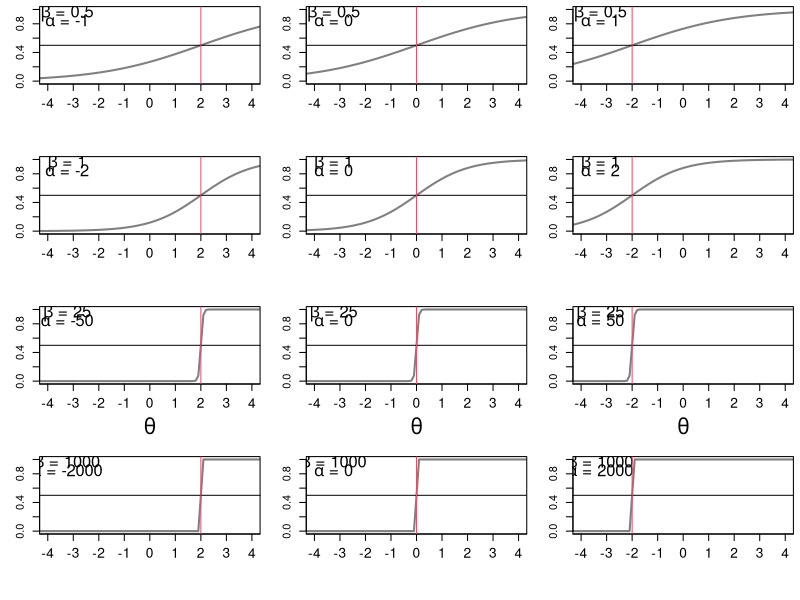

Generate this figure with R:
## R_Demo_logit_transformation_latent_variable.R
##########################################################################
## INSTRUCTOR: Christopher Fariss
## COURSE NAME: Advanced Computational Methods for Social Media and Textual Data (2F)
## University of Essex Summer School 2021
##
## Date: 2021-07-24
##
## Please e-mail me if you find any errors or have and suggestions (either email is fine)
## e-mail: cjf0006@gmail.com
## e-mail: cjfariss@umich.edu
##
##########################################################################
##
## Introduction to tutorial:
##
## Think about a latent variable model without actually running one.
##
## This program is a visual look at the relationship between values along a fixed sequence that represents the distribution of the latent variable and its relationship to binary variables that are equally likely (50%-50% change).
##
## In the IRT framework, there is a latent trait theta_i.
##
## Where the subscript i = 1,... ,N indicates multiple units.
##
## y_ik is the observed value for item k for unit i.
##
## For each item alpha_k and beta_k are also estimated.
##
## alpha_k continues to act as "difficulty" parameters, or threshold that benchmarks how likely an indicator is to be observed relative to the values of the latent trait.
##
## In this formulation, this is analogous to an intercept in a traditional logistic regression model.
##
## beta_k, often referred to as the "discrimination" parameters and is the analogue of a slope coefficient.
##
##########################################################################

## make theta a deterministic sequence (we will use each value below to calculate a range of probabilities as a function of these values and the item-discrimination and item-difficulty parameters)
theta <- seq(-5,5,.1)
n <- length(theta)

## set strength of relationship (i.e., the item discrimination)
##
## try setting this value to an positive real number
##
## as beta increases the logit curve will converge towards a set function
##
## the step function will reside over the inflection point of the logit curve
##
## the inflection point is always -(alpha/beta)
##
## because of this identity, we have to expand the intercepts below by a factor of beta
##
## the expansion below is necessary to fix the curve over the range of the standard normal density set for x above
##
#beta <- .1
#beta <- .5
#beta <- 1
#beta <- 2
#beta <- 3
#beta <- 4
#beta <- 5
#beta <- 10
#beta <- 100
#beta <- 1000
#beta <- 10000
##
## as beta approach infinity, the value along x becomes perfectly predictive of the y variables
##
#beta <- 100000


## set beta here (pick three values for beta, the item discrimination parameter)
beta <- c(.5,1,25,1000)

par(mfrow=c(4,3), mar=c(5,3,.5,.5))
for(j in 1:length(beta)){
    ## set intercepts * an expansion factor, which is the item discrimination from above
    ## values correspond exactly to the position along the standard normal x variable
    ## specifically, these are the position along x at which point at which Pr(y=1)=.5
    alpha <- beta[j]*c(-2,0,2)
    
    # linear terms of the model
    # transform the linear xb terms using the logit function into a probability
    xb <- p <- y <- matrix(NA, nrow=n, ncol=length(alpha))
    for(i in 1:length(alpha)){
        xb[,i] <- alpha[i] + beta[j] * theta
        p[,i] <- 1 / (1 + exp(-xb[,i]))
        y[,i] <- rbinom(n, size=1, prob=p[,i])
    }
    
    for(i in 1:length(alpha)){
        ## graph theta values along the the x-axis
        ## x values are projected onto the probablity of y using the inverse logit function of xb
        plot(theta, p[,i], xlim=c(-4.0,4.0), ylim=c(0,1), xaxt="n", xlab="", type="l", lwd=2, col=grey(.5), ylab="")
        if(j==3)mtext(side=1, expression(theta), cex=1.25, line=3)
        if(i==1)mtext(side=2, expression("Probability Y=1"), cex=1.25, line=3)
        A <- alpha[i]
        B <- beta[j]
        text(-3.25,.95, substitute(paste(beta, " = ", B), list(B = B)),, cex=1.5)
        text(-3.25,.85, substitute(paste(alpha, " = ", A), list(A = A)),, cex=1.5)
        axis(side=1, at=-5:5, cex.axis=1.25)
        abline(h=0.5)
        abline(v=-(alpha[i]/beta[j]), col=2)
        #abline(v=-((alpha[i]+log(2.75))/beta[j]), col=2, lwd=.5, lty=2)
        #abline(v=-((alpha[i]-log(2.75))/beta[j]), col=2, lwd=.5, lty=2)
    }
}



